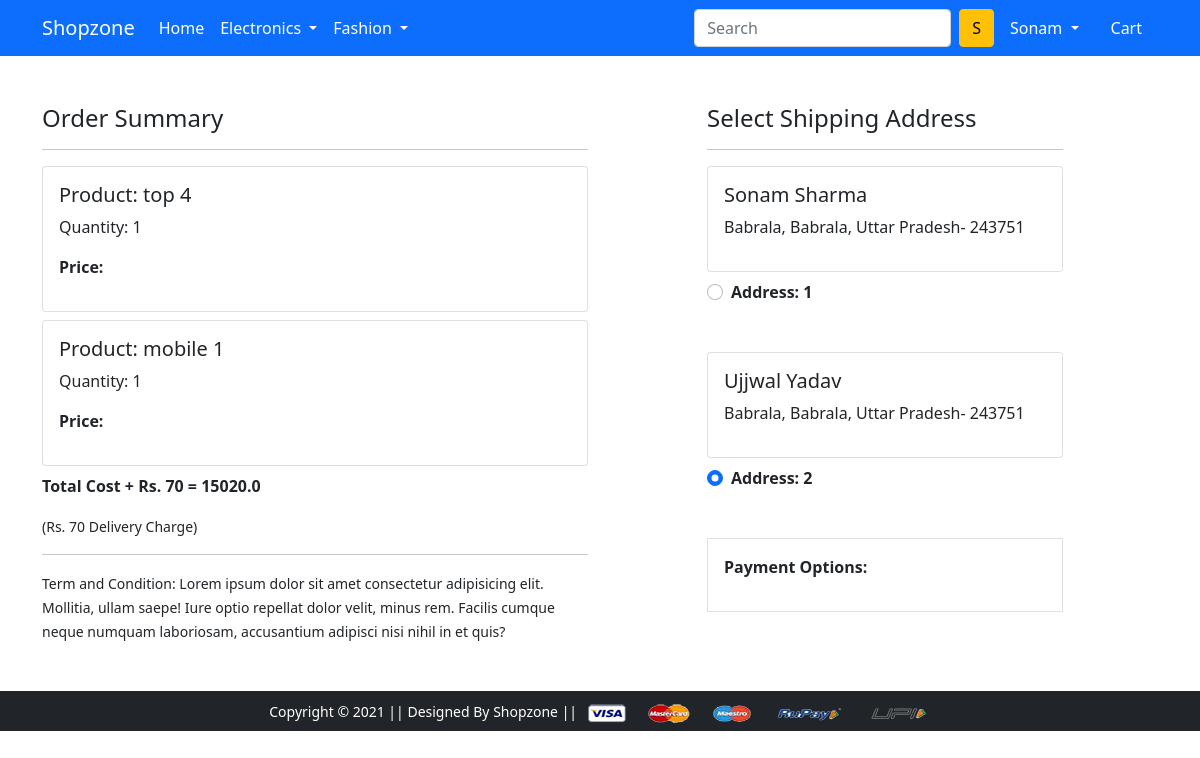
The page /checkout/ (signed in) on the database its author committed.
### app/models.py (models this page shows)
class Cart(models.Model):
    user = models.ForeignKey(User, on_delete=models.CASCADE)
    product = models.ForeignKey(Product, on_delete=models.CASCADE)
    quantity = models.PositiveIntegerField(default=1)

class Product(models.Model):
    title = models.CharField(max_length=100)
    selling_price = models.FloatField()
    discounted_price = models.FloatField()
    description = models.TextField()
    brand = models.CharField(max_length=100)
    category = models.CharField(choices=CATEGORY_CHOICES, max_length=2)
    product_image = models.ImageField(upload_to='productimg')

class Customer(models.Model):
    user = models.ForeignKey(User, on_delete=models.CASCADE)
    name = models.CharField(max_length=200)
    locality = models.CharField(max_length=200)
    city = models.CharField(max_length=50)
    zipcode = models.IntegerField()
    state = models.CharField(choices=STATE_CHOICES, max_length=50)

### app/views.py (the view)
# urls.py: path('checkout/', views.checkout, name='checkout'),
@login_required
def checkout(request):
    user = request.user
    add = Customer.objects.filter(user=user)
    cart_items = Cart.objects.filter(user=request.user)
    amount = 0.0
    shipping_amount = 70.0
    totalamount = 0.0
    cart_product = [p for p in Cart.objects.all() if p.user == request.user]
    if cart_product:
        for p in cart_product:
            tempamount = (p.quantity * p.product.discounted_price)
            amount += tempamount
        totalamount = amount + shipping_amount
    return render(request, 'app/checkout.html', {'add': add, 'cart_items': cart_items, 'totalcost': totalamount})

### app/templates/app/checkout.html (shortened to what this page needs)
{% extends 'app/base.html' %}
{% load static %}
{% block main-content %}
<div class="container">
 <div class="row mt-5">
  <div class="col-sm-6">
    <h4>Order Summary</h4>
    <hr>
    {% for item in cart_items %}
      <div class="card mb-2">
        <div class="card-body">
          <h5>Product: {{item.product.title}}</h5>
          <p>Quantity: {{item.quantity}}</p>
          <p class="fw-bold">Price: {{item.total_cost}}</p>
        </div>
      </div>
    {% endfor %}
    <p class="fw-bold">Total Cost + Rs. 70  = {{totalcost}}</p>
    <small>(Rs. 70 Delivery Charge)</small> <hr>
    <small>Term and Condition: Lorem ipsum dolor sit amet consectetur adipisicing elit. Mollitia, ullam saepe! Iure optio repellat dolor velit, minus rem. Facilis cumque neque numquam laboriosam, accusantium adipisci nisi nihil in et quis?</small>
  </div>
  <div class="col-sm-4 offset-sm-1">
    <h4>Select Shipping Address</h4>
    <hr>
    <form action="/paymentdone" id="myform">
    {% for ad in add %}
      <div class="card">
        <div class="card-body">
        <h5>{{ad.name}}</h5>
        <p>{{ad.locality}}, {{ad.city}}, {{ad.state}}- {{ad.zipcode}}</p>
        </div>
      </div>
        <div class="form-check mt-2 mb-5">
          <input class="form-check-input" type="radio" name="custid" id="custadd{{forloop.counter}}" value="{{ad.id}}" checked>
          <label class="form-check-label fw-bold" for="custadd{{forloop.counter}}">
            Address: {{ forloop.counter }} </label>
        </div>
      {% endfor %}
        <div class="border p-3">
          <p class="fw-bold">Payment Options:</p>
        </div>
      </form>
    </div>
  </div>
</div>
{% endblock main-content %}

### app/templates/app/base.html (shortened to what this page needs)
<!doctype html>
{% load static %}
<html lang="en">
  <head>
    <link href="https://cdn.jsdelivr.net/npm/bootstrap@5.0.0-beta1/dist/css/bootstrap.min.css" rel="stylesheet">
    <link rel="stylesheet" href="{% static 'app/css/owl.carousel.min.css' %}">
    <link rel="stylesheet" href="{% static 'app/css/all.min.css' %}">
    <link rel="stylesheet" href="{% static 'app/css/style.css' %}">
  </head>
  <body>
    <nav class="navbar navbar-expand-lg navbar-dark bg-primary">
     <div class="container">
       <a class="navbar-brand" href="/">Shopzone</a>
       <div class="collapse navbar-collapse" id="navbarSupportedContent">
         <ul class="navbar-nav me-auto mb-2 mb-lg-0">
           <li class="nav-item">
             <a class="nav-link active" aria-current="page" href="/">Home</a>
           </li>
           <li class="nav-item dropdown">
             <a class="nav-link dropdown-toggle text-white" href="#" id="electronicsDropdown" role="button" data-bs-toggle="dropdown" aria-expanded="false">
               Electronics
             </a>
           </li>
           <li class="nav-item dropdown">
             <a class="nav-link dropdown-toggle text-white" href="#" id="fashionDropdown" role="button" data-bs-toggle="dropdown" aria-expanded="false">
               Fashion
             </a>
           </li>
         </ul>
         <form class="d-flex">
           <input class="form-control me-2" type="search" placeholder="Search" aria-label="Search">
           <button class="btn btn-warning" type="submit">S</button>
         </form>
         <div>
          <ul class="navbar-nav me-auto mb-2 mb-lg-0">
          {% if request.user.is_authenticated %}
           <li class="nav-item dropdown mx-2">
              <a class="nav-link dropdown-toggle text-white" href="#" id="profileDropdown" role="button" data-bs-toggle="dropdown" aria-expanded="false">
                {{request.user.username|capfirst}}
              </a>
            </li>
            <li class="nav-item mx-2">
              <a href="{% url 'showcart' %}" class="nav-link text-white"> Cart </a>
            </li>
            {% endif %}
          </ul>
         </div>
       </div>
     </div>
    </nav>
    {% block main-content %} {% endblock main-content %}
    <footer class="container-fluid bg-dark text-center p-2 mt-5">
        <small class="text-white">Copyright &copy; 2021 || Designed By Shopzone || </small>
        <img src="{% static 'app/images/payment.png' %}" alt="" srcset="" class="img-fluid" height="2px">
    </footer>
  </body>
</html>

### rows shown on the page
Cart: product "top 4", quantity "1"
Cart: product "mobile 1", quantity "1"
Customer: name "Sonam Sharma", locality "Babrala", city "Babrala", state "Uttar Pradesh", zipcode "243751"
Customer: name "Ujjwal Yadav", locality "Babrala", city "Babrala", state "Uttar Pradesh", zipcode "243751"

### other values the page prints
{{ request.user.username|capfirst }} "Sonam"
{{ totalcost }} "15020.0"
